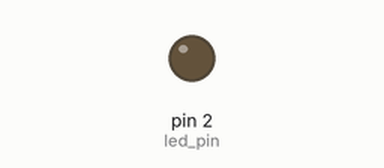
Recording of a sketch running on a simulated Arduino Uno, built with avr-gcc and run on an emulated ATmega328P. Parts: output pins drawn as LEDs (lit = HIGH). What the sketch prints to the serial monitor is not drawn.

Above: at 1.1 s.
At 3.3 s:
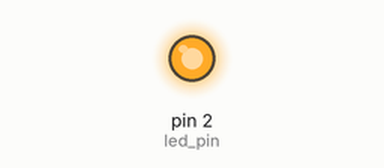
Timing chart, 0 to 3.7 s (numbered marks = the images above):
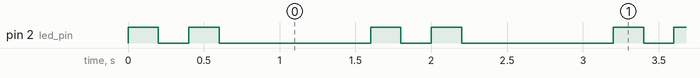

The sketch:

sketch_feb23_blink_led.ino
```cpp
int led_pin = 2;

void setup() {
  // put your setup code here, to run once:
  Serial.begin(9600);
  Serial.println("working");
  pinMode(led_pin, OUTPUT);
}

void loop() {
  // put your main code here, to run repeatedly:
  digitalWrite(led_pin, HIGH);
  delay(200);
  digitalWrite(led_pin, LOW);
  delay(200);
  digitalWrite(led_pin, HIGH);
  delay(200);
  digitalWrite(led_pin, LOW);
  delay(1000);
}
```

Measured:
- by itself, pin 2 (led_pin): repeats every 1.6 s: LOW 0.20 s, HIGH 0.20 s, LOW 1.0 s, HIGH 0.20 s
- by itself, everything shown: repeats every 1.6 s, in 4 steps
